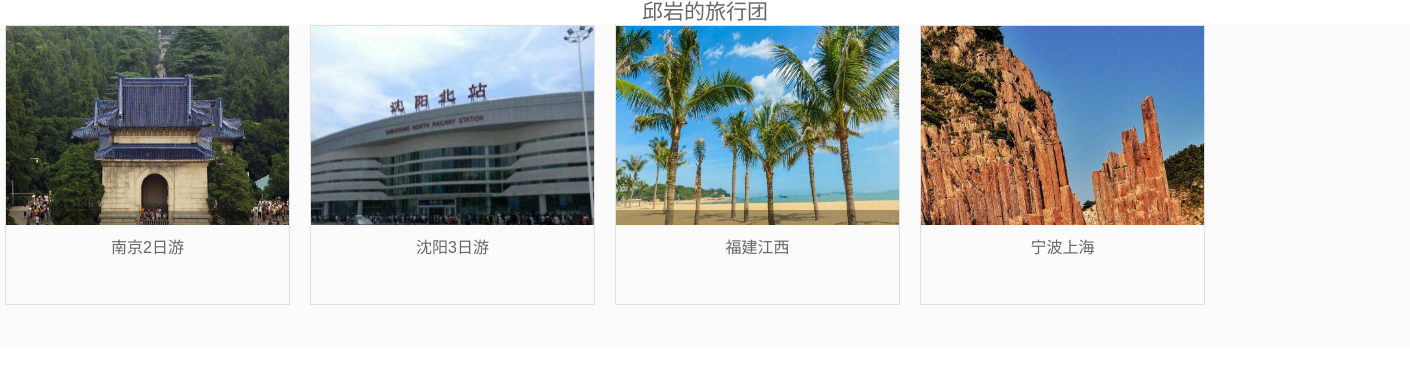
The page /topics/ (signed in) on the database its author committed.
### learning_logs/models.py (models this page shows)
class Topic(models.Model):
    tour_name = models.CharField('旅行团名称', max_length=100)
    route1 = models.CharField('行程1', max_length=200, null=True, blank=True)
    route2 = models.CharField('行程2', max_length=200, null=True, blank=True)
    route3 = models.CharField('行程3', max_length=200, null=True, blank=True)
    route4 = models.CharField('行程4', max_length=200, null=True, blank=True)
    route5 = models.CharField('行程5', max_length=200, null=True, blank=True)
    date_added = models.DateField('建立时间', auto_now_add=True)
    date_start = models.DateField('出发日期')
    img = models.ImageField('图片', upload_to='img', max_length=200, help_text='文件应小于500k')
    img_name = models.CharField('图片名称', max_length=20,null=True, blank=True)
    text = models.CharField('旅行团备注', max_length=200, null=True, blank=True, default="")
    owner = models.ForeignKey(User, on_delete=models.CASCADE)
    def __str__(self):
        return self.tour_name
    class Meta:
        verbose_name = '旅行团'
        verbose_name_plural = '旅行团'

### learning_logs/views.py (the view)
# urls.py: path('topics/', views.topics, name='topics'),
@login_required
def topics(request):
    topics = Topic.objects.filter(owner=request.user).order_by('date_added')
    context = {'topics': topics}
    return render(request, 'learning_logs/topics.html', context)

### templates/learning_logs/topics.html (shortened to what this page needs)
{% load staticfiles %}
<!DOCTYPE html>
<html lang="en">
<head>
</head>
<body>
{% block header %}
    <h2 style="text-align: center">{{ user.username }}的旅行团</h2>
{% endblock %}
<div class="mainC">
    <div class="mainC_wrap clearfix">
        <div class="auctionList_gorup marginB10 pstat">
            <ul class="clearfix">
                {% for topic in topics %}
                    <li>
                    <a href="{% url 'learning_logs:topic' topic.id %}">
                    <img src="{{ topic.img.url }}">
                        <h3 style="text-align: center;">{{ topic }}</h3>
                    </a>
                    </li>
                {% endfor %}
            </ul>
        </div>
    </div>
</div>
<link href="{% static 'learning_logs/list_files/style.css' %}" rel="stylesheet">
</body>
</html>

### learning_logs/static/learning_logs/list_files/style.css (style rules this page uses)
body, ul, li, span, p, font, div, fieldset, legend, img, input, form, h1, h2, h3, h4, h5, h6, h7, dl, dd, dt { margin: 0px; padding: 0px; }
img { border: 0px; }
a, link { text-decoration: none; }
.clearfix:after { visibility: hidden; display: block; font-size: 0; content: " "; clear: both; height: 0; }
.clearfix { *zoom: 1; }
ul, li, ol { white-space: normal; list-style: none; }
h1, h2, h3, em, i { font-weight: normal; font-style: normal; }
body { background-color: #FFF; color: #666666; font: 14px/24px Microsoft YaHei, Helvetica, sans-serif !important; }
.marginB10 { margin-bottom: 10px; }
.mainC { background-color: #fbfbfb; }
.mainC_wrap { width: 1400px; margin: 0 auto; background-color: #fbfbfb; padding: 1px 0 30px 0; position: relative; }
.auctionList_gorup { width: 1300px; overflow: hidden; }
.auctionList_gorup ul { width: 1250px; }
.auctionList_gorup li { width: 285px; height: 280px; float: left; margin-right: 20px; position: relative; }
.auctionList_gorup li a { display: block; width: 283px; height: 278px; border: 1px solid #e0e0e0; color: #666666; -webkit-transition: all 0.6s 0s ease-out; -moz-transition: all 0.6s 0s ease-out; -ms-transition: all 0.6s 0s ease-out; -o-transition: all 0.6s 0s ease-out; transition: all 0.6s 0s ease-out; }
.auctionList_gorup li h3 { font-size: 16px; padding: 4px 20px 10px 20px; }
.auctionList_gorup li img { width: 283px; height: 199px; }

### rows shown on the page
Topic: img (picture), tour_name "南京2日游"
Topic: img (picture), tour_name "沈阳3日游"
Topic: img (picture), tour_name "福建江西"
Topic: img (picture), tour_name "宁波上海"

### other values the page prints
{{ user.username }} "邱岩"
